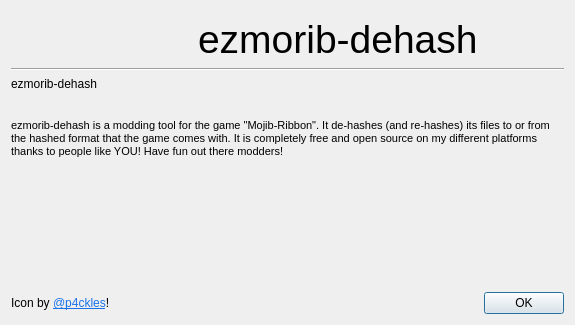
<?xml version="1.0" encoding="UTF-8"?>
<ui version="4.0">
 <class>AboutWindow</class>
 <widget class="QDialog" name="AboutWindow">
  <property name="geometry">
   <rect>
    <x>0</x>
    <y>0</y>
    <width>575</width>
    <height>325</height>
   </rect>
  </property>
  <property name="minimumSize">
   <size>
    <width>575</width>
    <height>325</height>
   </size>
  </property>
  <property name="maximumSize">
   <size>
    <width>16777215</width>
    <height>16777215</height>
   </size>
  </property>
  <property name="windowTitle">
   <string>About ezmorib-dehash</string>
  </property>
  <property name="windowIcon">
   <iconset resource="../../Assets/Images.qrc">
    <normaloff>:/Images/pwf2tools.png</normaloff>:/Images/pwf2tools.png</iconset>
  </property>
  <layout class="QGridLayout" name="gridLayout">
   <item row="3" column="0" colspan="6">
    <widget class="Line" name="LogoLine">
     <property name="orientation">
      <enum>Qt::Orientation::Horizontal</enum>
     </property>
    </widget>
   </item>
   <item row="9" column="0" colspan="6">
    <spacer name="VertSpacer3">
     <property name="orientation">
      <enum>Qt::Orientation::Vertical</enum>
     </property>
     <property name="sizeType">
      <enum>QSizePolicy::Policy::Minimum</enum>
     </property>
     <property name="sizeHint" stdset="0">
      <size>
       <width>296</width>
       <height>82</height>
      </size>
     </property>
    </spacer>
   </item>
   <item row="4" column="0" colspan="6">
    <widget class="QLabel" name="AppName">
     <property name="text">
      <string>ezmorib-dehash</string>
     </property>
    </widget>
   </item>
   <item row="15" column="5">
    <widget class="QPushButton" name="OKButton">
     <property name="sizePolicy">
      <sizepolicy hsizetype="Minimum" vsizetype="Fixed">
       <horstretch>0</horstretch>
       <verstretch>0</verstretch>
      </sizepolicy>
     </property>
     <property name="layoutDirection">
      <enum>Qt::LayoutDirection::LeftToRight</enum>
     </property>
     <property name="text">
      <string>OK</string>
     </property>
    </widget>
   </item>
   <item row="6" column="0">
    <spacer name="VertSpacer1">
     <property name="orientation">
      <enum>Qt::Orientation::Vertical</enum>
     </property>
     <property name="sizeType">
      <enum>QSizePolicy::Policy::Maximum</enum>
     </property>
     <property name="sizeHint" stdset="0">
      <size>
       <width>286</width>
       <height>15</height>
      </size>
     </property>
    </spacer>
   </item>
   <item row="5" column="0" colspan="6">
    <widget class="QLabel" name="VersionLabel">
     <property name="text">
      <string/>
     </property>
    </widget>
   </item>
   <item row="10" column="0" colspan="6">
    <widget class="QLabel" name="BuiltOnDateLabel">
     <property name="text">
      <string/>
     </property>
    </widget>
   </item>
   <item row="15" column="0" colspan="2">
    <widget class="QLabel" name="IconByLabel">
     <property name="sizePolicy">
      <sizepolicy hsizetype="Maximum" vsizetype="Preferred">
       <horstretch>0</horstretch>
       <verstretch>0</verstretch>
      </sizepolicy>
     </property>
     <property name="text">
      <string>&lt;html&gt;&lt;body&gt;&lt;p&gt;Icon by &lt;/span&gt;&lt;a href=&quot;https://twitter.com/p4ckles&quot;&gt;&lt;span style=&quot;text-decoration: underline; color:#1a73e8;&quot;&gt;@p4ckles&lt;/span&gt;&lt;/a&gt;!&lt;/p&gt;&lt;/body&gt;&lt;/html&gt;</string>
     </property>
     <property name="openExternalLinks">
      <bool>true</bool>
     </property>
    </widget>
   </item>
   <item row="1" column="1" rowspan="2">
    <widget class="QLabel" name="AppIcon">
     <property name="sizePolicy">
      <sizepolicy hsizetype="Minimum" vsizetype="Minimum">
       <horstretch>0</horstretch>
       <verstretch>0</verstretch>
      </sizepolicy>
     </property>
     <property name="text">
      <string/>
     </property>
    </widget>
   </item>
   <item row="2" column="2" colspan="3">
    <widget class="QLabel" name="AppNameLabel">
     <property name="sizePolicy">
      <sizepolicy hsizetype="Minimum" vsizetype="Minimum">
       <horstretch>0</horstretch>
       <verstretch>0</verstretch>
      </sizepolicy>
     </property>
     <property name="font">
      <font>
       <pointsize>29</pointsize>
      </font>
     </property>
     <property name="text">
      <string>ezmorib-dehash</string>
     </property>
    </widget>
   </item>
   <item row="15" column="2" colspan="3">
    <spacer name="HoriSpacer1">
     <property name="orientation">
      <enum>Qt::Orientation::Horizontal</enum>
     </property>
     <property name="sizeType">
      <enum>QSizePolicy::Policy::Minimum</enum>
     </property>
     <property name="sizeHint" stdset="0">
      <size>
       <width>98</width>
       <height>20</height>
      </size>
     </property>
    </spacer>
   </item>
   <item row="12" column="1" colspan="5">
    <spacer name="VertSpacer2">
     <property name="orientation">
      <enum>Qt::Orientation::Vertical</enum>
     </property>
     <property name="sizeHint" stdset="0">
      <size>
       <width>296</width>
       <height>12</height>
      </size>
     </property>
    </spacer>
   </item>
   <item row="2" column="0">
    <spacer name="HoriSpacer2">
     <property name="orientation">
      <enum>Qt::Orientation::Horizontal</enum>
     </property>
     <property name="sizeType">
      <enum>QSizePolicy::Policy::Minimum</enum>
     </property>
     <property name="sizeHint" stdset="0">
      <size>
       <width>40</width>
       <height>20</height>
      </size>
     </property>
    </spacer>
   </item>
   <item row="7" column="0" rowspan="2" colspan="6">
    <widget class="QLabel" name="AppDescription">
     <property name="sizePolicy">
      <sizepolicy hsizetype="Minimum" vsizetype="Preferred">
       <horstretch>0</horstretch>
       <verstretch>0</verstretch>
      </sizepolicy>
     </property>
     <property name="text">
      <string>&lt;!DOCTYPE HTML PUBLIC &quot;-//W3C//DTD HTML 4.0//EN&quot; &quot;http://www.w3.org/TR/REC-html40/strict.dtd&quot;&gt;
&lt;html&gt;&lt;head&gt;&lt;meta name=&quot;qrichtext&quot; content=&quot;1&quot; /&gt;&lt;meta charset=&quot;utf-8&quot; /&gt;&lt;style type=&quot;text/css&quot;&gt;
p, li { white-space: pre-wrap; }
hr { height: 1px; border-width: 0; }
li.unchecked::marker { content: &quot;\2610&quot;; }
li.checked::marker { content: &quot;\2612&quot;; }
&lt;/style&gt;&lt;/head&gt;&lt;body style=&quot; font-family:'Noto Sans'; font-size:10pt; font-weight:400; font-style:normal;&quot;&gt;
&lt;p style=&quot; margin-top:0px; margin-bottom:0px; margin-left:0px; margin-right:0px; -qt-block-indent:0; text-indent:0px;&quot;&gt;&lt;span style=&quot; font-family:'Sans'; font-size:8pt;&quot;&gt;ezmorib-dehash is a modding tool for the game &amp;quot;Mojib-Ribbon&amp;quot;. It de-hashes (and re-hashes) its files to or from the hashed format that the game comes with. It is completely free and open source on my different platforms thanks to people like YOU! Have fun out there modders!&lt;/span&gt;&lt;/p&gt;&lt;/body&gt;&lt;/html&gt;</string>
     </property>
     <property name="textFormat">
      <enum>Qt::TextFormat::AutoText</enum>
     </property>
     <property name="scaledContents">
      <bool>false</bool>
     </property>
     <property name="alignment">
      <set>Qt::AlignmentFlag::AlignLeading|Qt::AlignmentFlag::AlignLeft|Qt::AlignmentFlag::AlignTop</set>
     </property>
     <property name="wordWrap">
      <bool>true</bool>
     </property>
     <property name="openExternalLinks">
      <bool>true</bool>
     </property>
    </widget>
   </item>
   <item row="2" column="5">
    <spacer name="HoriSpacer3">
     <property name="orientation">
      <enum>Qt::Orientation::Horizontal</enum>
     </property>
     <property name="sizeType">
      <enum>QSizePolicy::Policy::Minimum</enum>
     </property>
     <property name="sizeHint" stdset="0">
      <size>
       <width>40</width>
       <height>20</height>
      </size>
     </property>
    </spacer>
   </item>
  </layout>
 </widget>
 <resources>
  <include location="../../Assets/Images.qrc"/>
 </resources>
 <connections/>
</ui>
